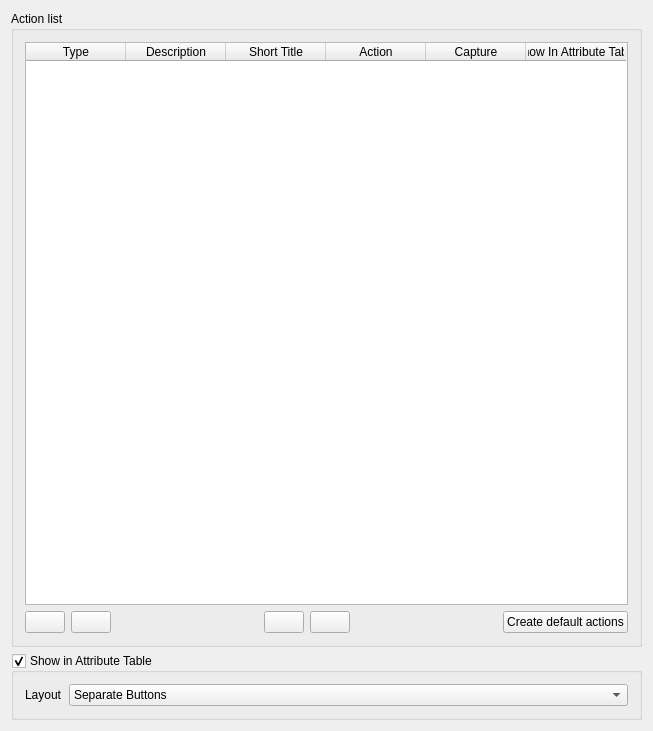
<?xml version="1.0" encoding="UTF-8"?>
<ui version="4.0">
 <class>AttributeActionDialogBase</class>
 <widget class="QWidget" name="AttributeActionDialogBase">
  <property name="geometry">
   <rect>
    <x>0</x>
    <y>0</y>
    <width>653</width>
    <height>731</height>
   </rect>
  </property>
  <property name="sizePolicy">
   <sizepolicy hsizetype="Expanding" vsizetype="Expanding">
    <horstretch>0</horstretch>
    <verstretch>0</verstretch>
   </sizepolicy>
  </property>
  <property name="windowTitle">
   <string>Attribute Actions</string>
  </property>
  <layout class="QGridLayout" name="gridLayout_2">
   <item row="1" column="0">
    <spacer name="verticalSpacer">
     <property name="orientation">
      <enum>Qt::Vertical</enum>
     </property>
     <property name="sizeHint" stdset="0">
      <size>
       <width>20</width>
       <height>0</height>
      </size>
     </property>
    </spacer>
   </item>
   <item row="0" column="0">
    <widget class="QgsCollapsibleGroupBox" name="groupBoxActionList">
     <property name="sizePolicy">
      <sizepolicy hsizetype="Preferred" vsizetype="Preferred">
       <horstretch>0</horstretch>
       <verstretch>3</verstretch>
      </sizepolicy>
     </property>
     <property name="title">
      <string>Action list</string>
     </property>
     <property name="syncGroup" stdset="0">
      <string notr="true">actiongroup</string>
     </property>
     <layout class="QGridLayout" name="gridLayout_3">
      <item row="1" column="1">
       <widget class="QPushButton" name="mMoveDownButton">
        <property name="sizePolicy">
         <sizepolicy hsizetype="Maximum" vsizetype="Fixed">
          <horstretch>0</horstretch>
          <verstretch>0</verstretch>
         </sizepolicy>
        </property>
        <property name="toolTip">
         <string>Move the selected action down</string>
        </property>
        <property name="text">
         <string/>
        </property>
        <property name="icon">
         <iconset>
          <normaloff>:/images/themes/default/mActionArrowDown.png</normaloff>:/images/themes/default/mActionArrowDown.png</iconset>
        </property>
       </widget>
      </item>
      <item row="1" column="3">
       <widget class="QPushButton" name="mRemoveButton">
        <property name="sizePolicy">
         <sizepolicy hsizetype="Maximum" vsizetype="Fixed">
          <horstretch>0</horstretch>
          <verstretch>0</verstretch>
         </sizepolicy>
        </property>
        <property name="toolTip">
         <string>Remove the selected action</string>
        </property>
        <property name="text">
         <string/>
        </property>
        <property name="icon">
         <iconset>
          <normaloff>:/images/themes/default/symbologyRemove.svg</normaloff>:/images/themes/default/symbologyRemove.svg</iconset>
        </property>
       </widget>
      </item>
      <item row="1" column="5">
       <spacer name="horizontalSpacer_4">
        <property name="orientation">
         <enum>Qt::Horizontal</enum>
        </property>
        <property name="sizeHint" stdset="0">
         <size>
          <width>40</width>
          <height>20</height>
         </size>
        </property>
       </spacer>
      </item>
      <item row="1" column="6">
       <widget class="QPushButton" name="mAddDefaultActionsButton">
        <property name="text">
         <string>Create default actions</string>
        </property>
       </widget>
      </item>
      <item row="1" column="0">
       <widget class="QPushButton" name="mMoveUpButton">
        <property name="sizePolicy">
         <sizepolicy hsizetype="Maximum" vsizetype="Fixed">
          <horstretch>0</horstretch>
          <verstretch>0</verstretch>
         </sizepolicy>
        </property>
        <property name="toolTip">
         <string>Move the selected action up</string>
        </property>
        <property name="text">
         <string/>
        </property>
        <property name="icon">
         <iconset>
          <normaloff>:/images/themes/default/mActionArrowUp.png</normaloff>:/images/themes/default/mActionArrowUp.png</iconset>
        </property>
       </widget>
      </item>
      <item row="0" column="0" colspan="7">
       <widget class="QTableWidget" name="mAttributeActionTable">
        <property name="sizePolicy">
         <sizepolicy hsizetype="Expanding" vsizetype="Expanding">
          <horstretch>0</horstretch>
          <verstretch>0</verstretch>
         </sizepolicy>
        </property>
        <property name="whatsThis">
         <string>This list contains all actions that have been defined for the current layer. Add actions by entering the details in the controls below and then pressing the Add to action list button. Actions can be edited here by double clicking on the item.</string>
        </property>
        <property name="selectionMode">
         <enum>QAbstractItemView::SingleSelection</enum>
        </property>
        <property name="selectionBehavior">
         <enum>QAbstractItemView::SelectRows</enum>
        </property>
        <property name="columnCount">
         <number>6</number>
        </property>
        <column>
         <property name="text">
          <string>Type</string>
         </property>
        </column>
        <column>
         <property name="text">
          <string>Description</string>
         </property>
        </column>
        <column>
         <property name="text">
          <string>Short Title</string>
         </property>
        </column>
        <column>
         <property name="text">
          <string>Action</string>
         </property>
        </column>
        <column>
         <property name="text">
          <string>Capture</string>
         </property>
        </column>
        <column>
         <property name="text">
          <string>Show In Attribute Table</string>
         </property>
        </column>
       </widget>
      </item>
      <item row="1" column="2">
       <spacer name="horizontalSpacer_5">
        <property name="orientation">
         <enum>Qt::Horizontal</enum>
        </property>
        <property name="sizeHint" stdset="0">
         <size>
          <width>40</width>
          <height>20</height>
         </size>
        </property>
       </spacer>
      </item>
      <item row="1" column="4">
       <widget class="QPushButton" name="mAddButton">
        <property name="toolTip">
         <string>Add a new action</string>
        </property>
        <property name="text">
         <string/>
        </property>
        <property name="icon">
         <iconset>
          <normaloff>:/images/themes/default/symbologyAdd.png</normaloff>:/images/themes/default/symbologyAdd.png</iconset>
        </property>
       </widget>
      </item>
     </layout>
    </widget>
   </item>
   <item row="2" column="0">
    <widget class="QgsCollapsibleGroupBox" name="mShowInAttributeTable">
     <property name="title">
      <string>Show in Attribute Table</string>
     </property>
     <property name="checkable">
      <bool>true</bool>
     </property>
     <layout class="QFormLayout" name="formLayout">
      <item row="0" column="0">
       <widget class="QLabel" name="label">
        <property name="text">
         <string>Layout</string>
        </property>
       </widget>
      </item>
      <item row="0" column="1">
       <widget class="QComboBox" name="mAttributeTableWidgetType">
        <item>
         <property name="text">
          <string>Separate Buttons</string>
         </property>
        </item>
        <item>
         <property name="text">
          <string>Combo Box</string>
         </property>
        </item>
       </widget>
      </item>
     </layout>
    </widget>
   </item>
  </layout>
 </widget>
 <layoutdefault spacing="6" margin="11"/>
 <customwidgets>
  <customwidget>
   <class>QgsCollapsibleGroupBox</class>
   <extends>QGroupBox</extends>
   <header>qgscollapsiblegroupbox.h</header>
   <container>1</container>
  </customwidget>
 </customwidgets>
 <tabstops>
  <tabstop>mAttributeActionTable</tabstop>
  <tabstop>mMoveUpButton</tabstop>
  <tabstop>mMoveDownButton</tabstop>
  <tabstop>mRemoveButton</tabstop>
  <tabstop>mAddDefaultActionsButton</tabstop>
 </tabstops>
 <resources/>
 <connections/>
</ui>
